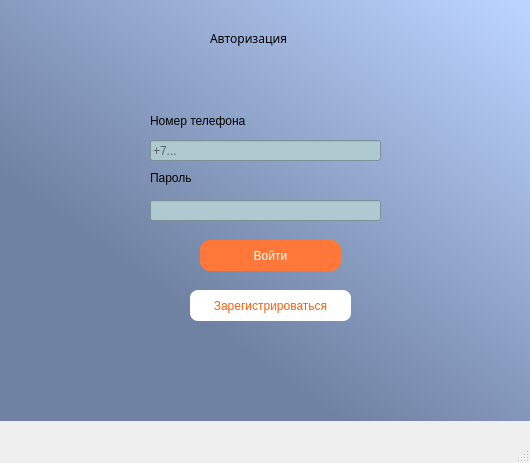
<?xml version="1.0" encoding="UTF-8"?>
<ui version="4.0">
 <class>Autho</class>
 <widget class="QMainWindow" name="Autho">
  <property name="geometry">
   <rect>
    <x>0</x>
    <y>0</y>
    <width>530</width>
    <height>463</height>
   </rect>
  </property>
  <property name="windowTitle">
   <string>Autho</string>
  </property>
  <widget class="QWidget" name="centralwidget">
   <widget class="QLabel" name="label">
    <property name="geometry">
     <rect>
      <x>0</x>
      <y>0</y>
      <width>531</width>
      <height>421</height>
     </rect>
    </property>
    <property name="styleSheet">
     <string notr="true">background-color: qlineargradient(spread:pad, x1:1, y1:0.0284091, x2:0.353, y2:0.733, stop:0.00497512 rgba(187, 212, 255, 255), stop:1 rgba(112, 130, 163, 255));</string>
    </property>
    <property name="text">
     <string/>
    </property>
   </widget>
   <widget class="QLabel" name="keylabel">
    <property name="geometry">
     <rect>
      <x>110</x>
      <y>190</y>
      <width>31</width>
      <height>31</height>
     </rect>
    </property>
    <property name="text">
     <string/>
    </property>
    <property name="pixmap">
     <pixmap>icons/free-icon-door-key-435466.png</pixmap>
    </property>
    <property name="scaledContents">
     <bool>true</bool>
    </property>
   </widget>
   <widget class="QLineEdit" name="pswdEdit">
    <property name="geometry">
     <rect>
      <x>150</x>
      <y>200</y>
      <width>231</width>
      <height>21</height>
     </rect>
    </property>
    <property name="styleSheet">
     <string notr="true">background-color: rgb(174, 202, 208);</string>
    </property>
    <property name="text">
     <string/>
    </property>
    <property name="echoMode">
     <enum>QLineEdit::Password</enum>
    </property>
   </widget>
   <widget class="QLabel" name="label_5">
    <property name="geometry">
     <rect>
      <x>150</x>
      <y>110</y>
      <width>111</width>
      <height>21</height>
     </rect>
    </property>
    <property name="styleSheet">
     <string notr="true">font: 8pt &quot;Cascadia Code&quot;;</string>
    </property>
    <property name="text">
     <string>Номер телефона</string>
    </property>
   </widget>
   <widget class="QPushButton" name="authButton">
    <property name="geometry">
     <rect>
      <x>200</x>
      <y>240</y>
      <width>141</width>
      <height>31</height>
     </rect>
    </property>
    <property name="styleSheet">
     <string notr="true">background: rgb(255, 120, 58);
color: rgb(255, 255, 255);
border-radius: 10px;
font: 8pt &quot;Cascadia Code&quot;;</string>
    </property>
    <property name="text">
     <string>Войти</string>
    </property>
   </widget>
   <widget class="QLabel" name="label_6">
    <property name="geometry">
     <rect>
      <x>150</x>
      <y>170</y>
      <width>55</width>
      <height>16</height>
     </rect>
    </property>
    <property name="styleSheet">
     <string notr="true">font: 8pt &quot;Cascadia Code&quot;;</string>
    </property>
    <property name="text">
     <string>Пароль</string>
    </property>
   </widget>
   <widget class="QPushButton" name="regButton">
    <property name="geometry">
     <rect>
      <x>190</x>
      <y>290</y>
      <width>161</width>
      <height>31</height>
     </rect>
    </property>
    <property name="styleSheet">
     <string notr="true">background: rgb(255, 255, 255); 
color: rgb(255, 92, 10);
border-radius: 8px;
font: 8pt &quot;Cascadia Code&quot;;</string>
    </property>
    <property name="text">
     <string>Зарегистрироваться</string>
    </property>
   </widget>
   <widget class="QLabel" name="userlabel">
    <property name="geometry">
     <rect>
      <x>110</x>
      <y>130</y>
      <width>31</width>
      <height>31</height>
     </rect>
    </property>
    <property name="text">
     <string/>
    </property>
    <property name="pixmap">
     <pixmap resource="new.qrc">:/iconki/Downloads/free-icon-user-profile-10336815.png</pixmap>
    </property>
    <property name="scaledContents">
     <bool>true</bool>
    </property>
   </widget>
   <widget class="QLineEdit" name="loginEdit">
    <property name="geometry">
     <rect>
      <x>150</x>
      <y>140</y>
      <width>231</width>
      <height>21</height>
     </rect>
    </property>
    <property name="styleSheet">
     <string notr="true">background-color: rgb(174, 202, 208);</string>
    </property>
    <property name="placeholderText">
     <string>+7...</string>
    </property>
   </widget>
   <widget class="QLabel" name="label_2">
    <property name="geometry">
     <rect>
      <x>210</x>
      <y>30</y>
      <width>161</width>
      <height>16</height>
     </rect>
    </property>
    <property name="font">
     <font>
      <family>Cascadia Code</family>
      <pointsize>9</pointsize>
      <weight>50</weight>
      <italic>false</italic>
      <bold>false</bold>
     </font>
    </property>
    <property name="styleSheet">
     <string notr="true">font: 9pt &quot;Cascadia Code&quot;;</string>
    </property>
    <property name="text">
     <string>Авторизация</string>
    </property>
   </widget>
  </widget>
  <widget class="QMenuBar" name="menubar">
   <property name="geometry">
    <rect>
     <x>0</x>
     <y>0</y>
     <width>530</width>
     <height>26</height>
    </rect>
   </property>
  </widget>
  <widget class="QStatusBar" name="statusbar"/>
 </widget>
 <resources>
  <include location="new.qrc"/>
 </resources>
 <connections/>
</ui>
